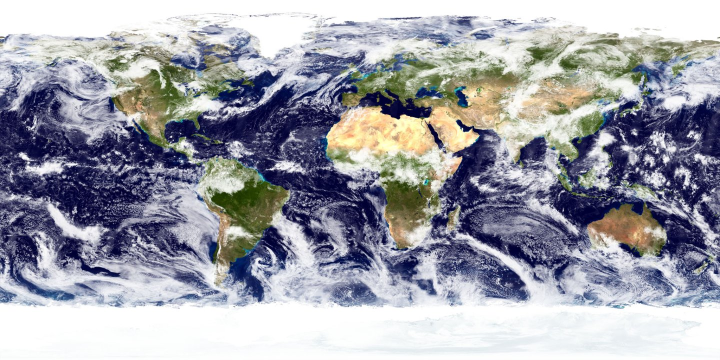
#> input picture earthmap.jpg, 1440 x 720 px (shown at 1/2 size)
$ python main.py
#> lines starting #> are read from the running program, lines starting #| are printed output that depends on the picture
from matplotlib.widgets import CheckButtons, TextBox, Button
import matplotlib.pyplot as plt
import scipy
import numpy as np
from math import cos, sin
import PIL
#Ввод переменных
G = 6.673 * 10 ** (-11)
M = 5.972 * 10 ** 24
radius = 6371000
N = float(input("North coordinate: "))
#> the answer given: 3
E = float(input("East coordinate: "))
#> the answer given: 3
ISS_height = float(input("Height above the Earth: "))
#> the answer given: 100
ISS_velocity = float(input("Velocity: "))
#> the answer given: 3
AmRot = int(input("Amount of rotations: "))
#> the answer given: 3


def rotz(g):
    return [[cos(g), -sin(g), 0], [sin(g), cos(g), 0], [0, 0, 1]]
#Высчитываем нормаль
def get_orbit_n(r, solution_one):
    phi = 90 * np.pi / 180

    p1 = -r[1] / r[0]
    p2 = -cos(phi) * r[2] / r[0]

    a = p1 ** 2 + 1
    b = 2 * p1 * p2
    c = p2 ** 2 - sin(phi) * sin(phi)

    y1 = (-b + (b ** 2 - 4 * a * c) ** 0.5) / (2 * a)
    y2 = (-b - (b ** 2 - 4 * a * c) ** 0.5) / (2 * a)

    x1 = p1 * y1 + p2
    x2 = p1 * y2 + p2

    z = cos(phi)

    n1 = [x1, y1, z]
    n2 = [x2, y2, z]

    if solution_one:
        return n1
    else:
        return n2

#Высчитываем траекторию спутника
ISS_time = 90 * 60
North = N * np.pi / 180
East = E * np.pi / 180
m = 420000

init_pos = np.array([cos(North) * cos(East), cos(North) * sin(East), sin(North)])
orbit_norm = np.array(get_orbit_n(init_pos, False))
tau = np.cross(orbit_norm, init_pos)

r0 = init_pos * (radius + ISS_height)
v0 = tau * ISS_velocity
x0 = np.concatenate([r0, v0])

tspan = np.linspace(0, AmRot * ISS_time, 10 ** 5)


def odefun(x, t):
    return np.concatenate([x[3:6], (-G * M * x[:3]) / ((np.linalg.norm(x[:3])) ** 3)])
x = scipy.integrate.odeint(odefun, x0, tspan, rtol=1e-13, atol=1e-14)
trajectory = x[:, :3]
velocity = x[:, 3:6]

kinetic_energy = np.zeros(tspan.shape[0])
potential_energy = np.zeros(tspan.shape[0])

trajectory_corrected1 = (np.zeros(len(trajectory)))
trajectory_corrected2 = (np.zeros(len(trajectory)))
trajectory_corrected3 = (np.zeros(len(trajectory)))

for i in range(len(x)):
    current_time = tspan[i]
    angle_erth_rotation = -2 * np.pi * (current_time / (24 * 60 * 60))
    current_point = np.transpose(trajectory[i, :])
    current_point_corrected = current_point.dot(rotz(angle_erth_rotation))

    trajectory_corrected1[i] = list(current_point_corrected)[0]
    trajectory_corrected2[i] = list(current_point_corrected)[1]
    trajectory_corrected3[i] = list(current_point_corrected)[2]

    kinetic_energy[i] = 0.5 * m * np.dot(velocity[i, :], velocity[i, :])
    potential_energy[i] = (-G * M * m) / np.linalg.norm(current_point)

total_energy = potential_energy + kinetic_energy

#Построение земли и траектории спутника
fig = plt.figure("Orbit_Simulation")

ax = fig.add_subplot(1, 2, 2, projection='3d')
ax.plot3D(trajectory_corrected1[:], trajectory_corrected2[:], trajectory_corrected3[:], color='violet', linewidth=2)

pic = PIL.Image.open('earthmap.jpg')
#> pic is the input picture: PIL image 1440x720 RGB; mean R, G, B 159.3, 160.8, 170.3
pic = np.array(pic.resize([int(d) for d in pic.size])) / 256.
#> pic: shape (720, 1440, 3) float64
u = np.linspace(-180, 180, pic.shape[1]) * np.pi / 180
#> u = 1440 values from -3.14 to 3.14
v = np.linspace(-90, 90, pic.shape[0])[::-1] * np.pi / 180
x = 0.7 * radius * np.outer(np.cos(u), np.cos(v)).T
y = 0.7 * radius * np.outer(np.sin(u), np.cos(v)).T
z = 0.7 * radius * np.outer(np.ones(np.size(u)), np.sin(v)).T

Earth = ax.plot_surface(x, y, z, rstride=4, cstride=4, facecolors=pic, visible=True)
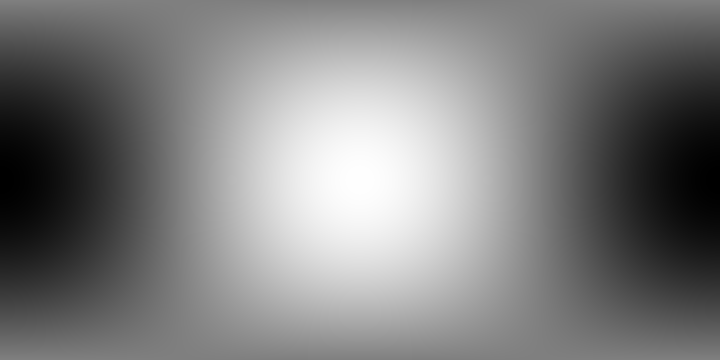
#> x: shape (720, 1440) float64 (shown at 1/2 size); min -4459689.4, max 4459678.7, mean -1968.9; drawn with min black and max white

ax_checkbox = plt.axes([0.4, 0.7, 0.15, 0.15])
check = CheckButtons(ax_checkbox, ["Earth"], [1])

def Earth_alpha(label):
    Earth.set_visible(not Earth.get_visible())
    plt.draw
check.on_clicked(Earth_alpha)

#Вывод текста с проверками

first_space_velocity = np.sqrt((G * M) / (radius + ISS_height))
if ISS_velocity >= first_space_velocity:
    s_fall = "Satellite doesn't fall"
else:
    s_fall = 'Satellite falls!!'

satellite_dist_from_Earth = np.sqrt(
    trajectory_corrected1[:] ** 2 + trajectory_corrected2[:] ** 2 + trajectory_corrected3[:] ** 2) - radius
count = 0

for i in range(len(satellite_dist_from_Earth)):
    if satellite_dist_from_Earth[i] <= 10000000:
        count += 0
    else:
        count += 1
if count == 0:
    s_atm = "Satellite is in the Earth's atmosphere"
else:
    s_atm = "Satellite is NOT in the Earth's atmosphere"

second_space_velocity = first_space_velocity * 2 ** 0.5

if ISS_velocity >= second_space_velocity:
    s_out = "Satellite leaves the Earth's orbit"
else:
    s_out = "Satellite doesn't leave the Earth's orbit"
plt.figtext(0.4, 0.1, f"{s_fall}\n{s_atm}\n{s_out}")

#Графики энергий
ax.set_zlim(-8e6, 8e6)
ax.set_xlim(-8e6, 8e6)
ax.set_ylim(-8e6, 8e6)
ax = fig.add_subplot(3, 3, 1)
ax1 = fig.add_subplot(3, 3, 4)
ax2 = fig.add_subplot(3, 3, 7)
ax.set_title('Potential')
ax1.set_title('Kinetic')
ax2.set_title('Total')
ax.plot(tspan, potential_energy)
ax1.plot(tspan, kinetic_energy)
ax2.plot(tspan, total_energy)
ax2.set_ylim(-3e13, 3e13)

plt.show()
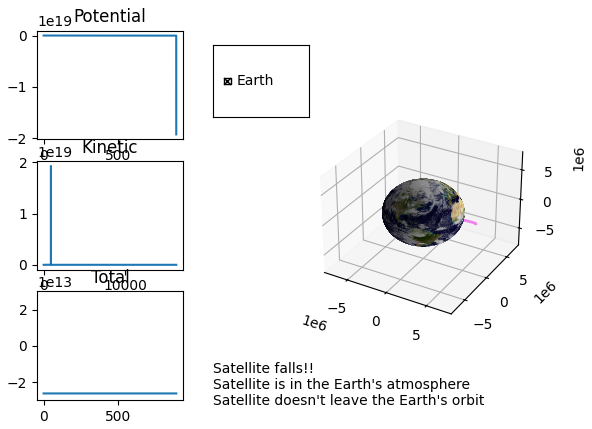
#> figure drawn by matplotlib, 5 panels; panel 4: curve peaks at x = 894.9, y = 1.93e+19
